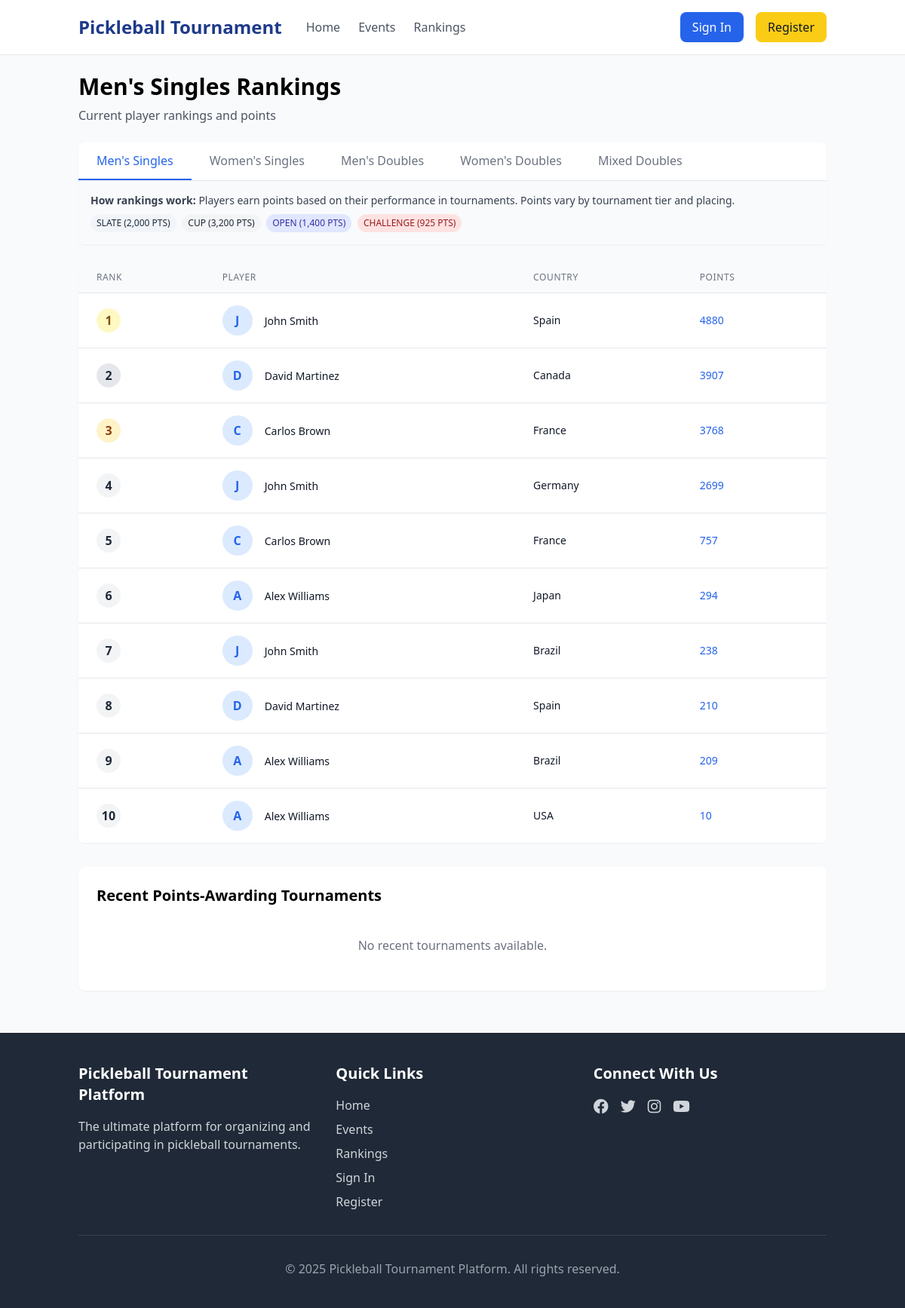
Before: /rankings with the older database file.
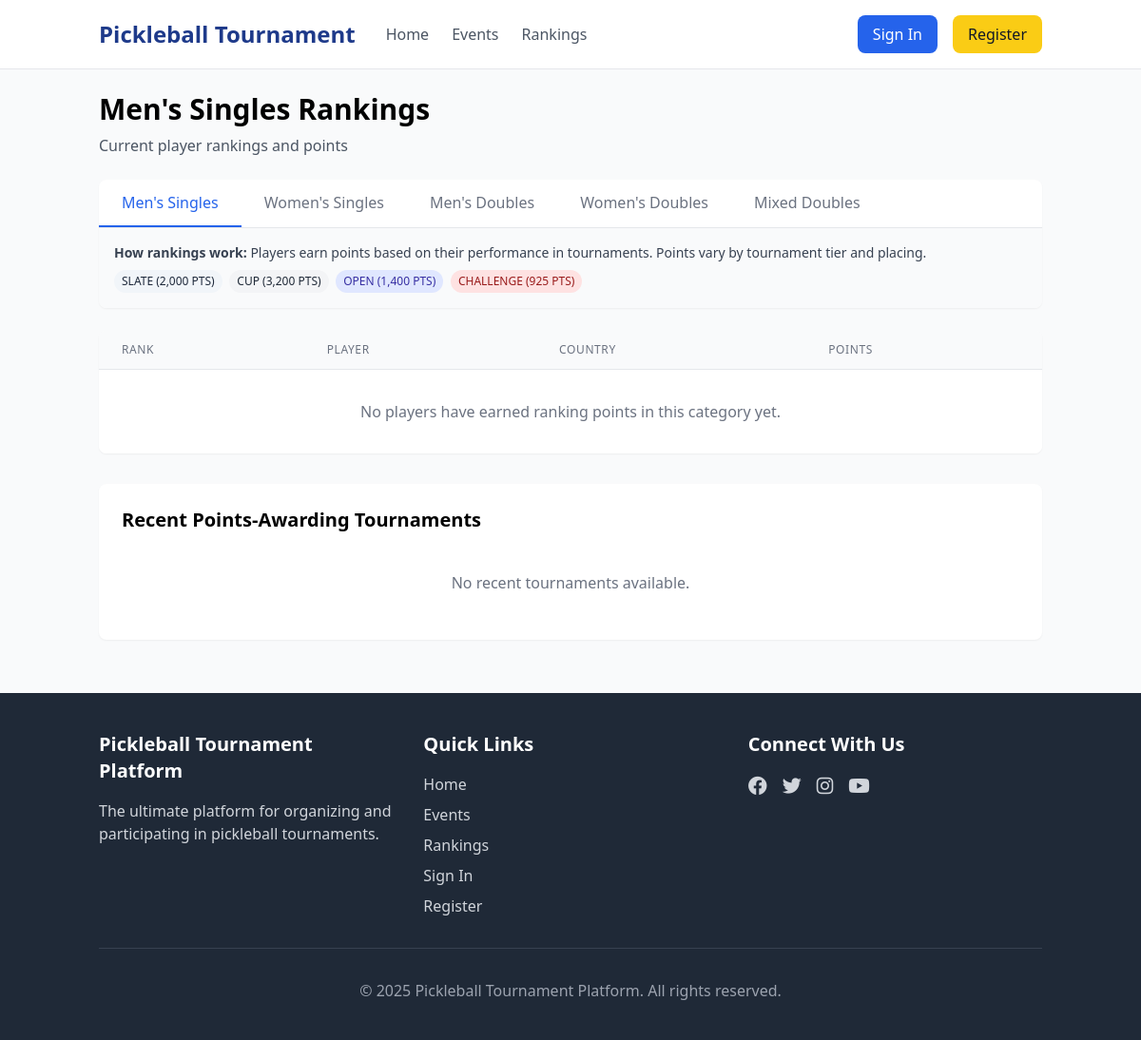
After: the same page with the newer database file.
### app/models.py (models this page shows, shortened)
class PlayerProfile(db.Model):
    id = db.Column(db.Integer, primary_key=True)
    user_id = db.Column(db.Integer, db.ForeignKey('user.id'))
    full_name = db.Column(db.String(100), nullable=False)
    country = db.Column(db.String(100))
    city = db.Column(db.String(100))
    age = db.Column(db.Integer)
    bio = db.Column(db.Text)
    plays = db.Column(db.String(50))  # Right-handed, Left-handed
    height = db.Column(db.String(20))  # Height in ft and inches
    paddle = db.Column(db.String(100))  # Paddle model they use
    profile_image = db.Column(db.String(255))
    action_image = db.Column(db.String(255))
    banner_image = db.Column(db.String(255))
    instagram = db.Column(db.String(255))
    facebook = db.Column(db.String(255))
    twitter = db.Column(db.String(255))
    turned_pro = db.Column(db.Integer)
    mens_singles_points = db.Column(db.Integer, default=0)
    womens_singles_points = db.Column(db.Integer, default=0)
    mens_doubles_points = db.Column(db.Integer, default=0)
    womens_doubles_points = db.Column(db.Integer, default=0)
    mixed_doubles_points = db.Column(db.Integer, default=0)
    registrations = db.relationship('Registration',
                                    backref='player',
                                    lazy='dynamic',
                                    foreign_keys='Registration.player_id')
    partner_registrations = db.relationship('Registration',
                                            backref='partner',
                                            lazy='dynamic',
                                            foreign_keys='Registration.partner_id')

### app/main/routes.py (the view)
@bp.route('/rankings')
def rankings():
    category = request.args.get('category', 'mens_singles')
    if category == 'mens_singles':
        players = PlayerProfile.query.filter(PlayerProfile.mens_singles_points > 0).order_by(PlayerProfile.mens_singles_points.desc()).all()
        title = "Men's Singles Rankings"
    elif category == 'womens_singles':
        players = PlayerProfile.query.filter(PlayerProfile.womens_singles_points > 0).order_by(PlayerProfile.womens_singles_points.desc()).all()
        title = "Women's Singles Rankings"
    elif category == 'mens_doubles':
        players = PlayerProfile.query.filter(PlayerProfile.mens_doubles_points > 0).order_by(PlayerProfile.mens_doubles_points.desc()).all()
        title = "Men's Doubles Rankings"
    elif category == 'womens_doubles':
        players = PlayerProfile.query.filter(PlayerProfile.womens_doubles_points > 0).order_by(PlayerProfile.womens_doubles_points.desc()).all()
        title = "Women's Doubles Rankings"
    elif category == 'mixed_doubles':
        players = PlayerProfile.query.filter(PlayerProfile.mixed_doubles_points > 0).order_by(PlayerProfile.mixed_doubles_points.desc()).all()
        title = "Mixed Doubles Rankings"
    else:
        players = PlayerProfile.query.filter(PlayerProfile.mens_singles_points > 0).order_by(PlayerProfile.mens_singles_points.desc()).all()
        title = "Men's Singles Rankings"
    for i, player in enumerate(players):
        player.rank = i + 1
    return render_template('main/rankings.html',
                           title=title,
                           players=players,
                           current_category=category,
                           categories=current_app.config['TOURNAMENT_CATEGORIES'])

### app/templates/main/rankings.html (shortened to what the changed rows need)
{% extends "base.html" %}
{% block content %}
<div class="mb-6">
    <h1 class="text-3xl font-bold mb-2">{{ title }}</h1>
</div>
<div class="bg-white rounded-lg shadow-sm overflow-hidden mb-8">
    <div class="overflow-x-auto">
        <table class="min-w-full divide-y divide-gray-200">
            <thead class="bg-gray-50">
                <tr>
                    <th scope="col" class="px-6 py-3 text-left text-xs font-medium text-gray-500 uppercase tracking-wider">
                        Rank
                    </th>
                    <th scope="col" class="px-6 py-3 text-left text-xs font-medium text-gray-500 uppercase tracking-wider">
                        Player
                    </th>
                    <th scope="col" class="px-6 py-3 text-left text-xs font-medium text-gray-500 uppercase tracking-wider">
                        Country
                    </th>
                    <th scope="col" class="px-6 py-3 text-left text-xs font-medium text-gray-500 uppercase tracking-wider">
                        Points
                    </th>
                </tr>
            </thead>
            <tbody class="bg-white divide-y divide-gray-200">
                {% for player in players %}
                    <tr class="hover:bg-gray-50">
                        <td class="px-6 py-4 whitespace-nowrap">
                            <div class="flex items-center">
                                <div class="w-8 h-8 rounded-full flex items-center justify-center
                                    {% if player.rank <= 3 %}
                                        {% if player.rank == 1 %}
                                            bg-yellow-100 text-yellow-800
                                        {% elif player.rank == 2 %}
                                            bg-gray-200 text-gray-800
                                        {% else %}
                                            bg-amber-100 text-amber-800
                                        {% endif %}
                                    {% else %}
                                        bg-gray-100 text-gray-800
                                    {% endif %}
                                    font-bold">
                                    {{ player.rank }}
                                </div>
                            </div>
                        </td>
                        <td class="px-6 py-4 whitespace-nowrap">
                            <div class="flex items-center">
                                <div class="flex-shrink-0 h-10 w-10 rounded-full overflow-hidden">
                                    {% if player.profile_image %}
                                        <img src="{{ url_for('static', filename=player.profile_image) }}" alt="{{ player.full_name }}" class="w-full h-full object-cover">
                                    {% else %}
                                        <div class="w-full h-full bg-blue-100 flex items-center justify-center">
                                            <span class="text-blue-600 font-bold">{{ player.full_name[:1] }}</span>
                                        </div>
                                    {% endif %}
                                </div>
                                <div class="ml-4">
                                    <a href="{{ url_for('main.player_detail', id=player.id) }}" class="text-sm font-medium text-gray-900 hover:text-blue-600">
                                        {{ player.full_name }}
                                    </a>
                                </div>
                            </div>
                        </td>
                        <td class="px-6 py-4 whitespace-nowrap">
                            <div class="text-sm text-gray-900">{{ player.country }}</div>
                        </td>
                        <td class="px-6 py-4 whitespace-nowrap text-sm">
                            <div class="font-medium
                                {% if current_category == 'mens_singles' or current_category == 'mens_doubles' %}
                                    text-blue-600
                                {% elif current_category == 'womens_singles' or current_category == 'womens_doubles' %}
                                    text-pink-600
                                {% else %}
                                    text-purple-600
                                {% endif %}">
                                {% if current_category == 'mens_singles' %}
                                    {{ player.mens_singles_points }}
                                {% elif current_category == 'womens_singles' %}
                                    {{ player.womens_singles_points }}
                                {% elif current_category == 'mens_doubles' %}
                                    {{ player.mens_doubles_points }}
                                {% elif current_category == 'womens_doubles' %}
                                    {{ player.womens_doubles_points }}
                                {% elif current_category == 'mixed_doubles' %}
                                    {{ player.mixed_doubles_points }}
                                {% endif %}
                            </div>
                        </td>
                    </tr>
                {% else %}
                    <tr>
                        <td colspan="4" class="px-6 py-8 text-center text-gray-500">
                            No players have earned ranking points in this category yet.
                        </td>
                    </tr>
                {% endfor %}
            </tbody>
        </table>
    </div>
</div>
<div class="bg-white rounded-lg shadow-sm p-6 mb-8">
    <h2 class="text-xl font-bold mb-4">Recent Points-Awarding Tournaments</h2>
</div>
{% endblock %}

Changed rows visible on the page:
no longer on this page (row edited): PlayerProfile: rank "1", full_name "J", full_name "John Smith", country "Spain", mens_singles_points "4880"
no longer on this page (row edited): PlayerProfile: rank "2", full_name "D", full_name "David Martinez", country "Canada", mens_singles_points "3907"
no longer on this page (row edited): PlayerProfile: rank "3", full_name "C", full_name "Carlos Brown", country "France", mens_singles_points "3768"
removed PlayerProfile: rank "4", full_name "J", full_name "John Smith", country "Germany", mens_singles_points "2699"
no longer on this page (row edited): PlayerProfile: rank "5", full_name "C", full_name "Carlos Brown", country "France", mens_singles_points "757"
no longer on this page (row edited): PlayerProfile: rank "6", full_name "A", full_name "Alex Williams", country "Japan", mens_singles_points "294"
no longer on this page (row edited): PlayerProfile: rank "7", full_name "J", full_name "John Smith", country "Brazil", mens_singles_points "238"
no longer on this page (row edited): PlayerProfile: rank "8", full_name "D", full_name "David Martinez", country "Spain", mens_singles_points "210"
no longer on this page (row edited): PlayerProfile: rank "9", full_name "A", full_name "Alex Williams", country "Brazil", mens_singles_points "209"
removed PlayerProfile: rank "10", full_name "A", full_name "Alex Williams", country "USA", mens_singles_points "10"
Other visible differences:
text now shown: "No players have earned ranking points in this category yet."
